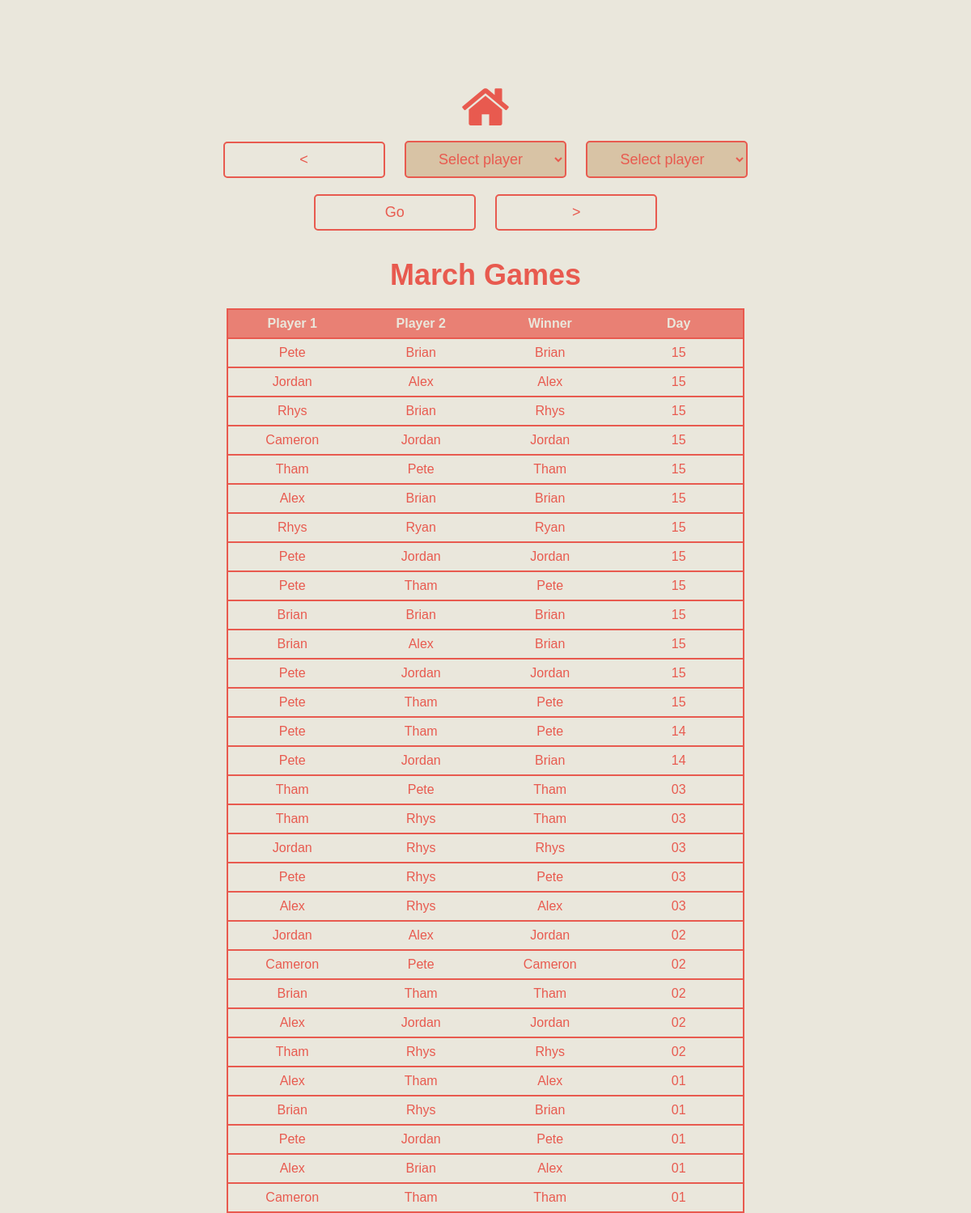
The page /pool/games/03/ on the database as committed earlier.
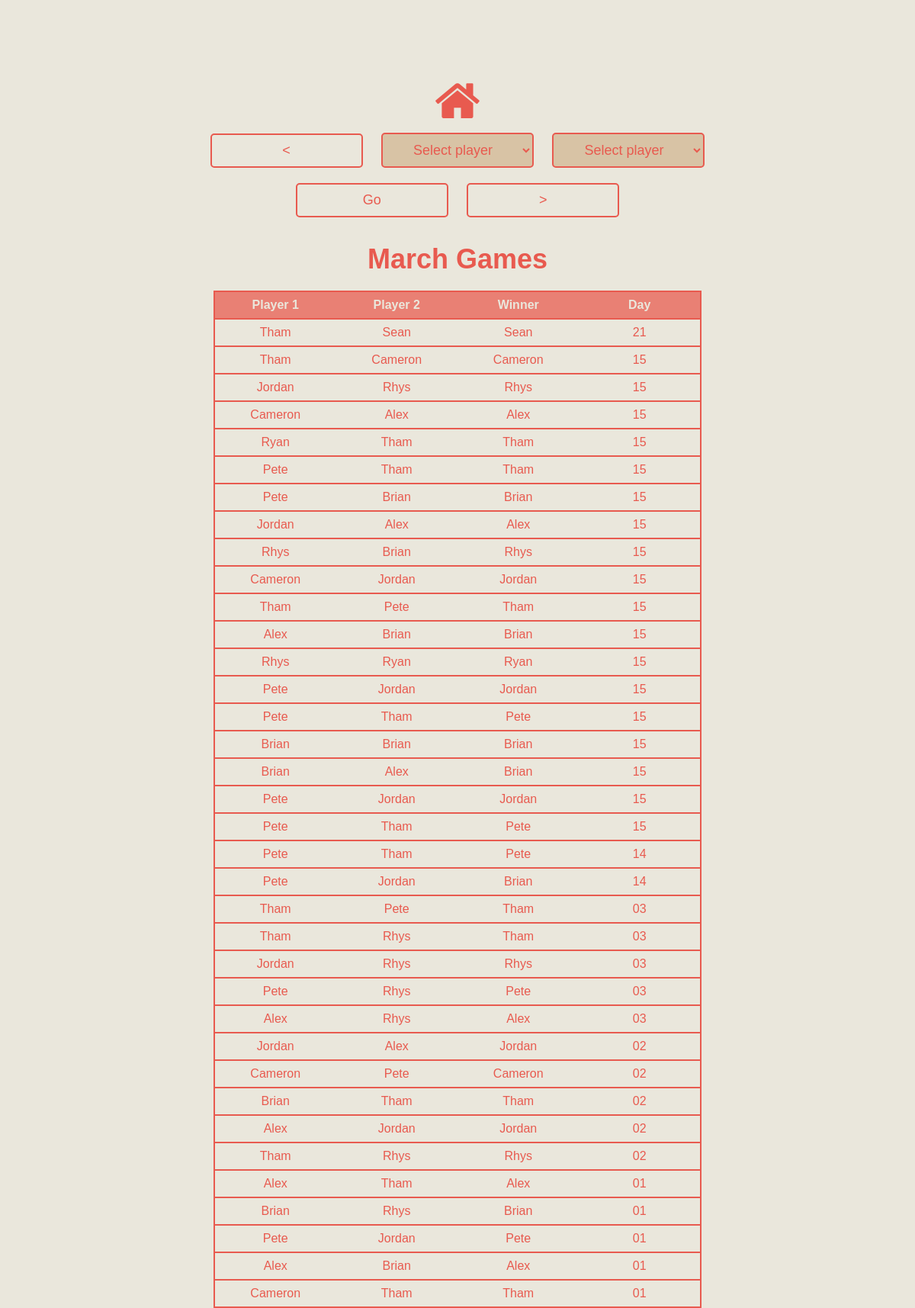
The same page on the database as committed later.
### pool/models.py (models this page shows, shortened)
class Game(models.Model):
    player_1 = models.ForeignKey(Player, related_name='game_player_1', on_delete=models.CASCADE)
    player_2 = models.ForeignKey(Player, related_name='game_player_2', on_delete=models.CASCADE)
    winner = models.ForeignKey(Player, related_name='won_game', on_delete=models.CASCADE)
    game_date = models.DateTimeField()

class Player(models.Model):
    name = models.CharField(max_length=200, unique=True)
    def __str__(self):
        return self.name

### pool/views.py (the view)
# urls.py: path('games/<int:month>/', views.games, name='games'),
def games(request, month=None):
    games_in_month = Game.objects.filter(game_date__month=month).order_by("-game_date")
    players = Player.objects.all()
    return render(request, "pool/games.html", {"games_list": games_in_month, "players": players})

### pool/templates/pool/games.html
{% extends "./index.html" %}
{% block userelements %}
<button class="button" id="prev-month">&lt;</button>
{% include './playerselectdropdown.html' with select_id='player-select-1' %}
{% include './playerselectdropdown.html' with select_id='player-select-2' %}
<button class="button" id="filter-button">Go</button>
<button class="button" id="next-month">&gt;</button>
{% endblock %}
{% block title %}
{% if games_list %}
{% with games_list.0.game_date|date:"F" as month_name %}
<h1>{{ month_name }} Games</h1>
{% endwith %}
{% endif %}
{% endblock %}
{% block maincontent %}
{% if games_list %}
<div id="game-table">
    <table>
        <thead>
            <tr>
                <th>Player 1</th>
                <th>Player 2</th>
                <th>Winner</th>
                <th>Day</th>
            </tr>
        </thead>
        <tbody>
            {% for game in games_list %}
            <tr>
                <td>{{ game.player_1 }}</td>
                <td>{{ game.player_2 }}</td>
                <td>{{ game.winner }}</td>
                <td>{{ game.game_date|date:"d" }}</td>
            </tr>
            {% endfor %}
        </tbody>
    </table>
</div>
{% else %}
<h1>No games played in this month</h1>
{% endif %}
{% endblock %}

### pool/templates/pool/index.html (shortened to what this page needs)
<!DOCTYPE html>
<html lang="en">
    <head>
        {% load static %}
        <link rel="stylesheet" href="{% static 'pool/css/styles.css' %}">
        <link rel="stylesheet" href="https://cdnjs.cloudflare.com/ajax/libs/font-awesome/4.7.0/css/font-awesome.min.css">
    </head>
    <body>
        <div class="container">
            <div>
                <a href="/pool/"><i class="fa fa-home fa-4x"></i></a>
            </div>
            <div>
                {% block userelements %}
                {% endblock %}
             </div>
            {% block title %}<h1>Pool League</h1>{% endblock %}
            {% block maincontent %}{% endblock %}
       </div>
    </body>
</html>

### pool/templates/pool/playerselectdropdown.html (shortened to what this page needs)
<select id="{{ select_id }}" class="button player-select">
    <option value="">Select player</option>
</select>

### static/pool/css/styles.css (style rules this page uses)
body { background-color: #EAE7DC; color: #E85A4F; font-family: Arial, sans-serif; margin: 0; padding: 0; }
.container { text-align: center; margin-top: 100px; padding: 0px 200px; }
h1 { font-size: 36px; margin-bottom: 20px; font-color: 66FCF1; }
table { width: 80%; margin: 0 auto; border-collapse: collapse; border: 2px solid #E85A4F; }
th, td { padding: 8px; text-align: center; border-bottom: 2px solid #E85A4F; }
th { background-color: #E98074; color: #EAE7DC; }
th:nth-child(1), td:nth-child(1), th:nth-child(2), td:nth-child(2), th:nth-child(3), td:nth-child(3) th:nth-child(4), td:nth-child(4) { width: 25%; }
.button { display: inline-block; padding: 10px 20px; margin: 10px; text-decoration: none; color: #E85A4F; background-color: #EAE7DC; border: 2px solid #E85A4F; border-radius: 5px; font-size: 18px; width: 200px; text-align: center; transition: background-color 0.3s, border-color 0.3s; cursor: pointer; }
.fa { color: #E85A4F; }
.player-select { background-color: #D8C3A5; transition: background-color 0.3s, border-color 0.3s; }

Rows that differ between the two databases and show on the page:
added Game: player_1 "Tham", player_2 "Sean", winner "Sean", game_date "21"
added Game: player_1 "Tham", player_2 "Cameron", winner "Cameron", game_date "15"
added Game: player_1 "Jordan", player_2 "Rhys", winner "Rhys", game_date "15"
added Game: player_1 "Cameron", player_2 "Alex", winner "Alex", game_date "15"
added Game: player_1 "Ryan", player_2 "Tham", winner "Tham", game_date "15"
added Game: player_1 "Pete", player_2 "Tham", winner "Tham", game_date "15"
